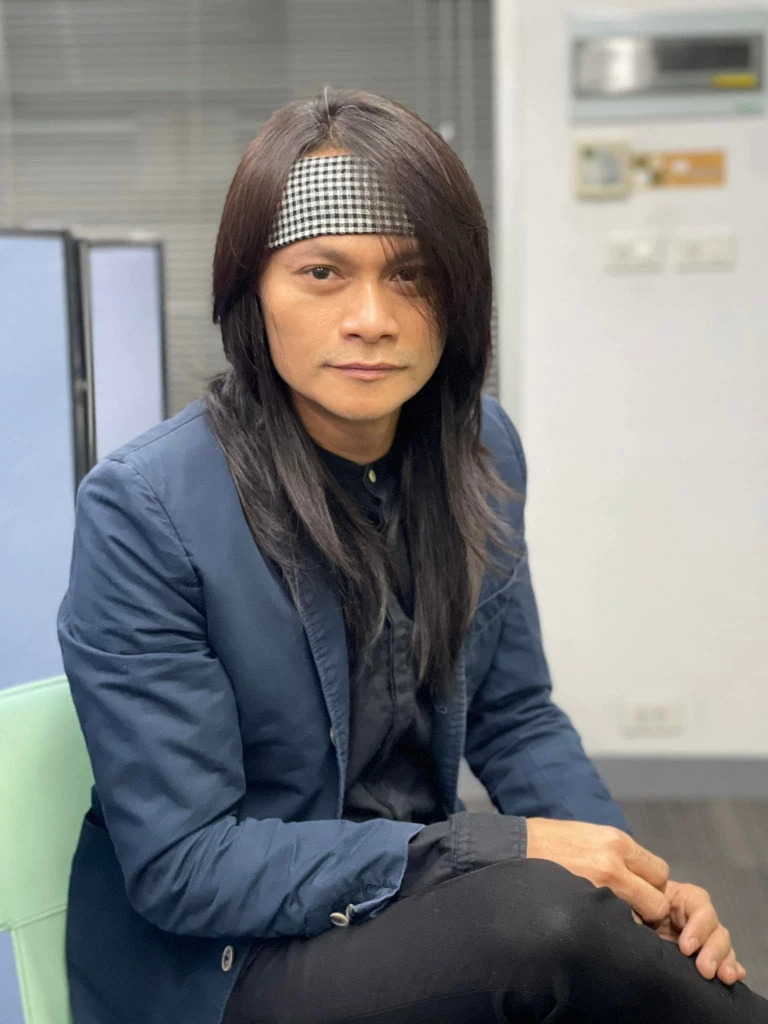
#> input picture images/peesaderd.jpg, 768 x 1024 px, found by its file name
$ python lab2-1-2.py
#> lines starting #> are read from the running program, lines starting #| are printed output that depends on the picture
import cv2
import numpy as np
import matplotlib.pyplot as plt

image= cv2.imread(".images/peesaderd.jpg")
#> image is the input picture: shape (1024, 768, 3); mean B, G, R 127, 126.6, 125.8

file_path = 'lab2-1-2.mp4'
fps = 5
frame_size = (768, 1024)
fourcc = cv2.VideoWriter_fourcc(*'MP4V')
writer = cv2.VideoWriter(file_path, fourcc, fps, frame_size)

y = [round(x/11,2) if x < 11 else x/10 for x in range(1,21)]
height, width, channels = image.shape
#> height = 1024; width = 768; channels = 3

for i in y:
    adjusted_image = image.astype(float)
    adjusted_image **= i

    # Manually limit pixel values to [0, 255]
    adjusted_image[adjusted_image < 0] = 0
    adjusted_image[adjusted_image > 255] = 255

    adjusted_image = adjusted_image.astype(np.uint8)

    writer.write(adjusted_image)
#> this loop made 20 passes
#> pass 1, `adjusted_image **= i`:
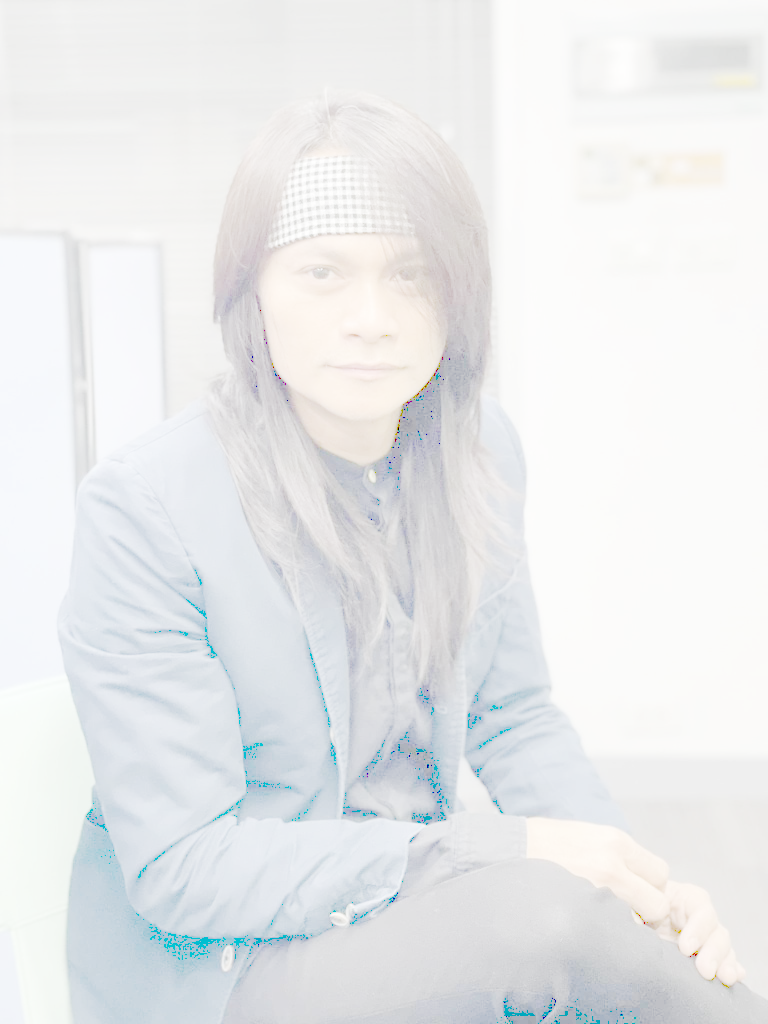
#> adjusted_image: shape (1024, 768, 3) float64; mean B, G, R 1.53, 1.52, 1.51; drawn with min black and max white
#> pass 1, `adjusted_image = adjusted_image.astype(np.uint8)`:
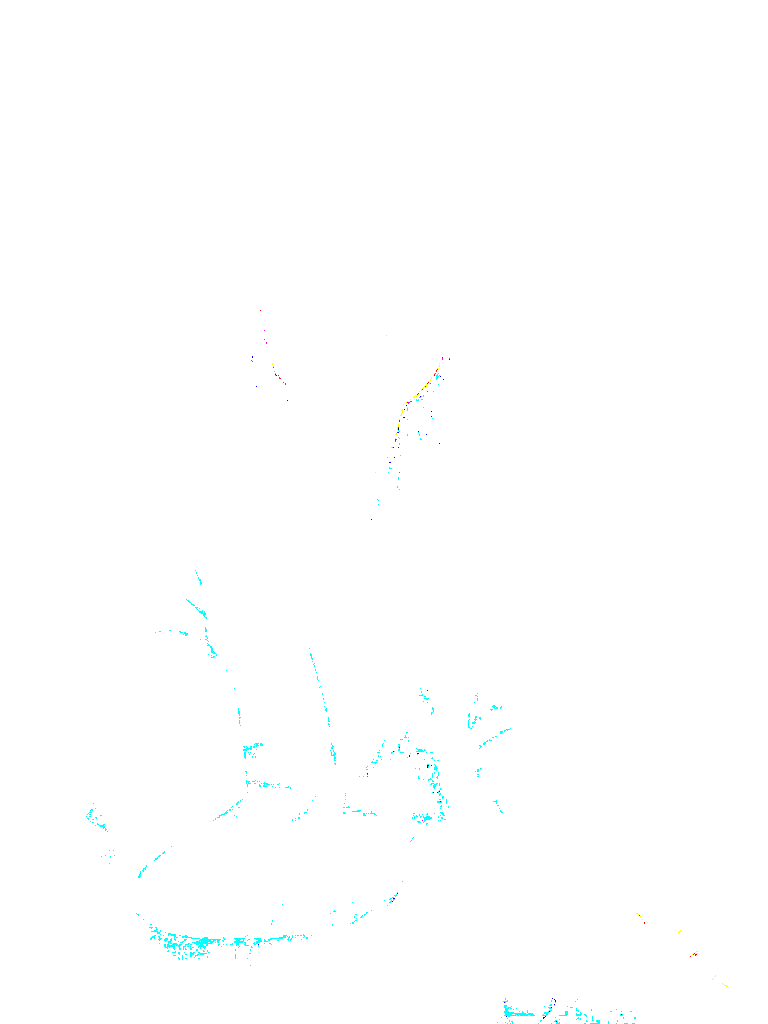
#> adjusted_image: shape (1024, 768, 3); mean B, G, R 1, 1, 0.997; drawn with 1 as white
#> pass 2, `adjusted_image **= i`:
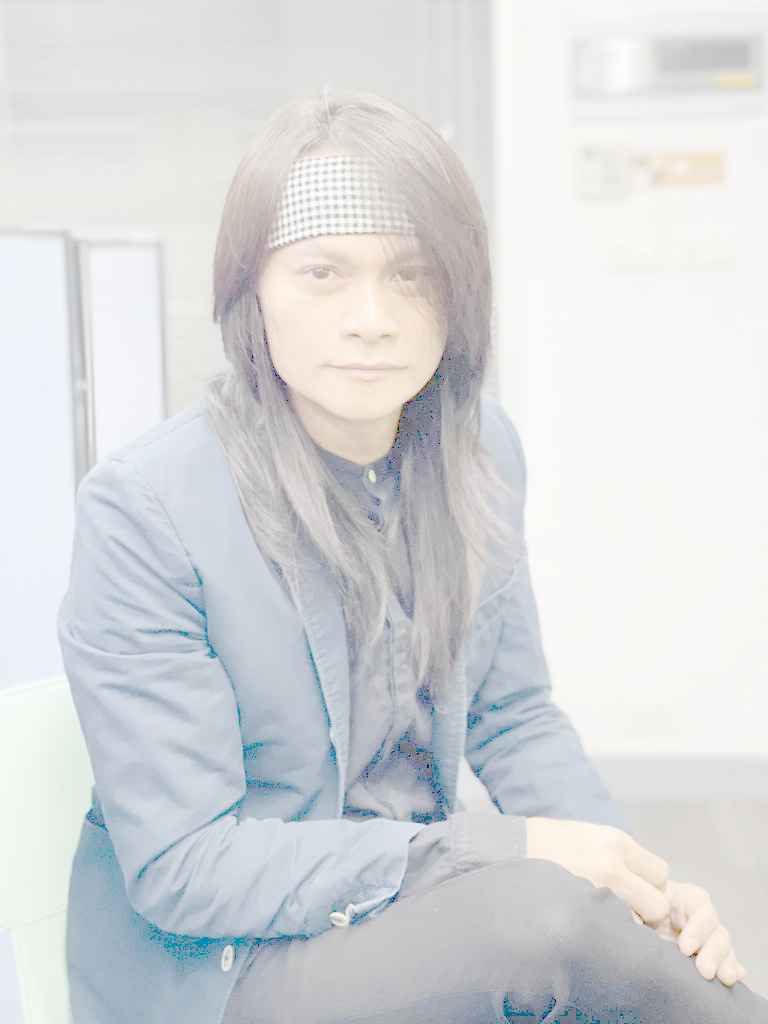
#> adjusted_image: shape (1024, 768, 3) float64; mean B, G, R 2.33, 2.32, 2.29; drawn with min black and max white
#> after the loop:
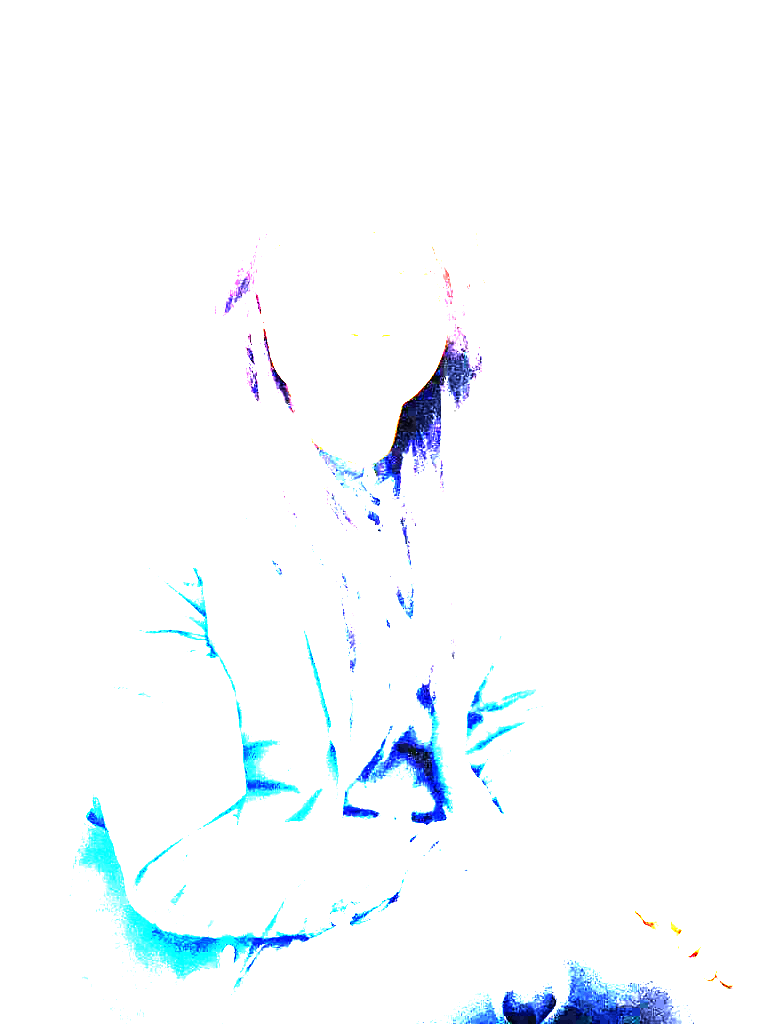
#> adjusted_image: shape (1024, 768, 3); mean B, G, R 253.6, 250.8, 247.1

writer.release()

$ run again, with images/maithai.jpg copied over images/peesaderd.jpg
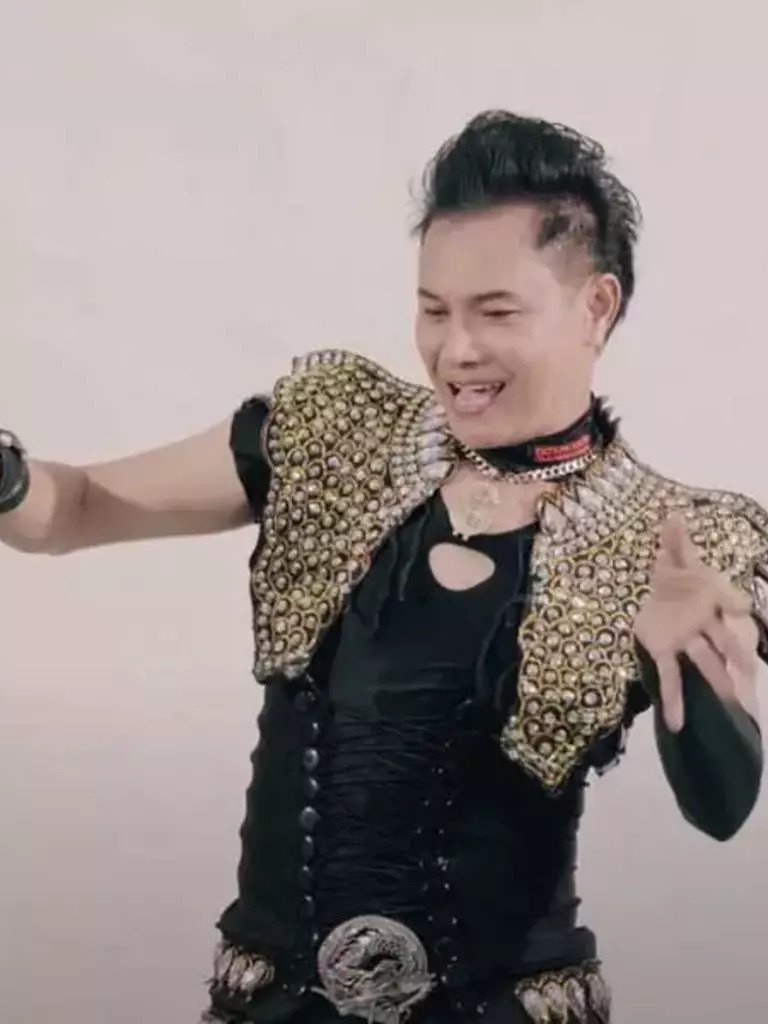
#> input picture images/maithai.jpg, 768 x 1024 px, found by its file name
#> image is the input picture: shape (1024, 768, 3); mean B, G, R 139.1, 141.1, 152.4
#> the loop `for i in y:` made 20 passes
#> pass 1, `adjusted_image **= i`:
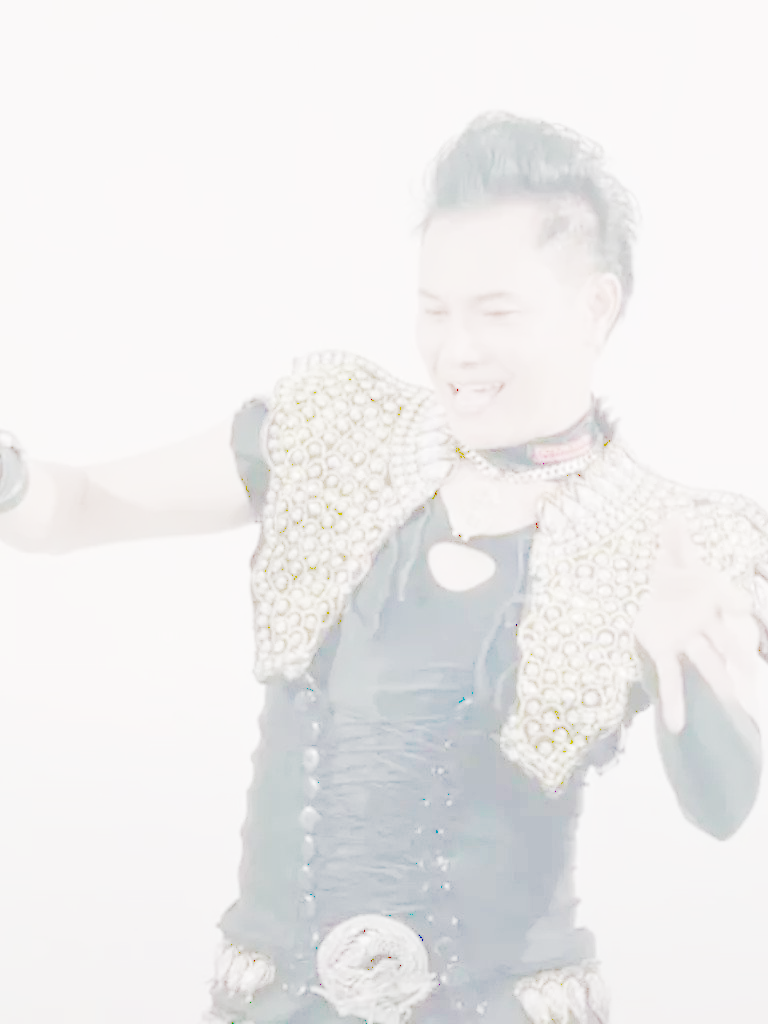
#> adjusted_image: shape (1024, 768, 3) float64; mean B, G, R 1.53, 1.53, 1.54; drawn with min black and max white
#> after the loop `for i in y:`:
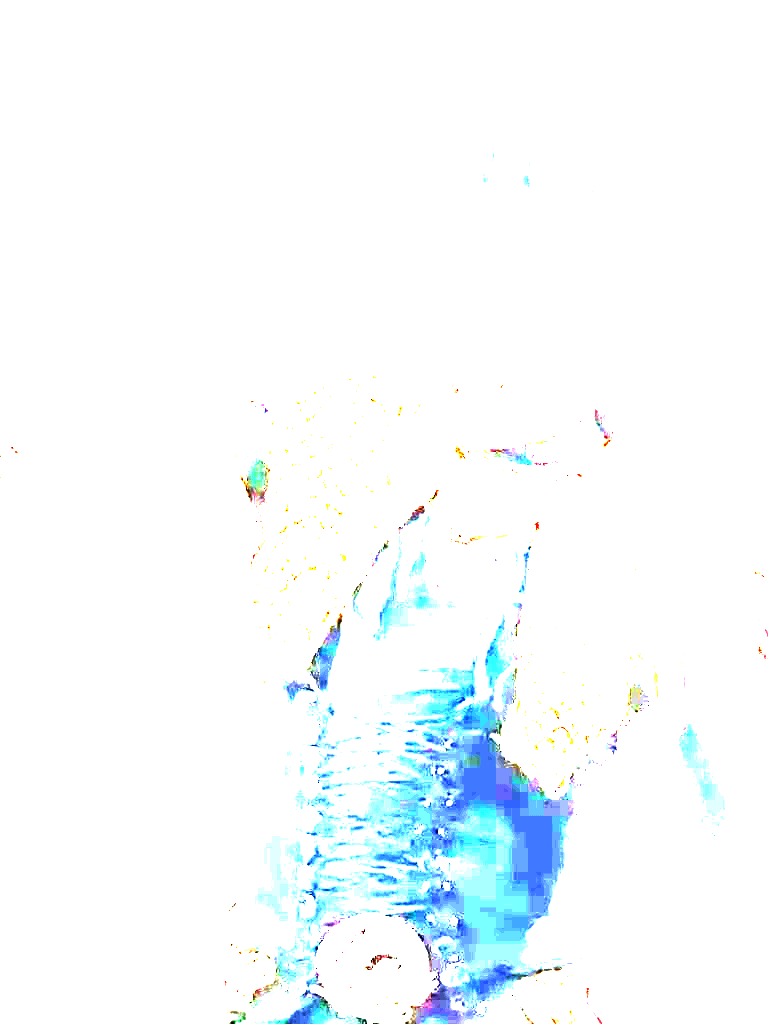
#> adjusted_image: shape (1024, 768, 3); mean B, G, R 253.9, 251.5, 245.8

$ run again, with images/jarnkai.jpeg copied over images/peesaderd.jpg
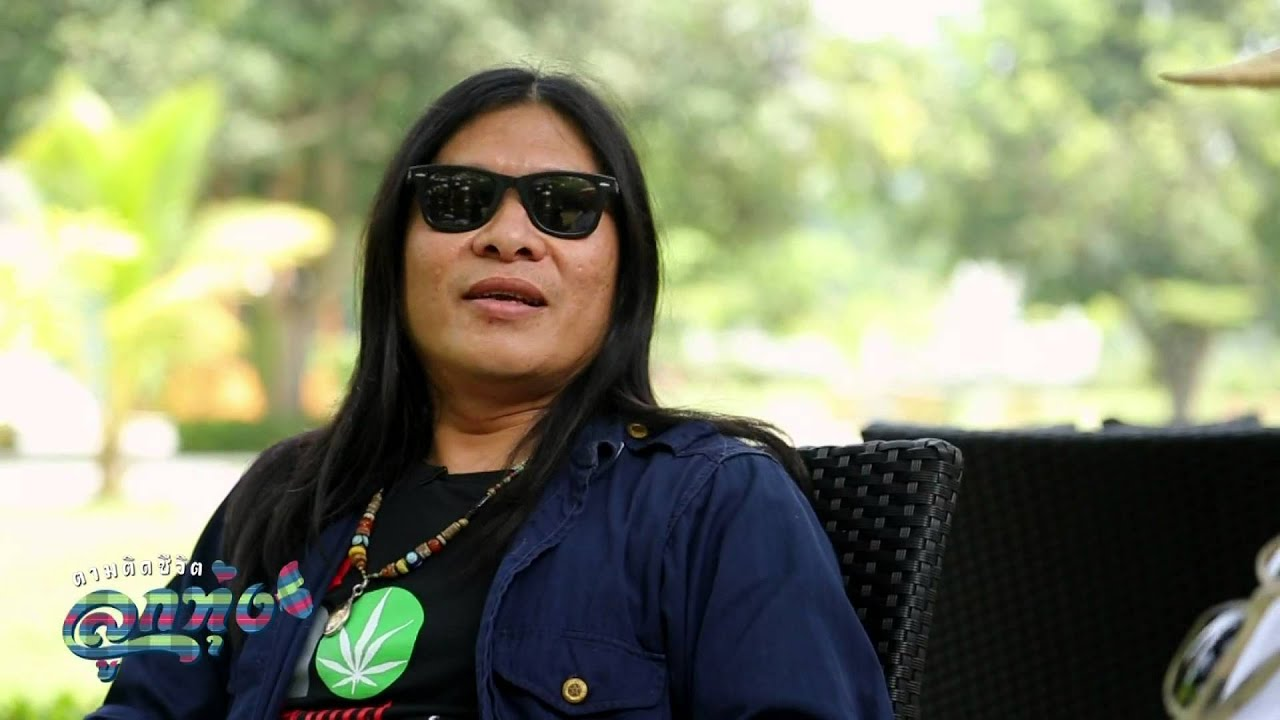
#> input picture images/jarnkai.jpeg, 1280 x 720 px, found by its file name
#> image is the input picture: shape (720, 1280, 3); mean B, G, R 106.2, 134.3, 129.4
#> the loop `for i in y:` made 20 passes
#> pass 1, `adjusted_image **= i`:
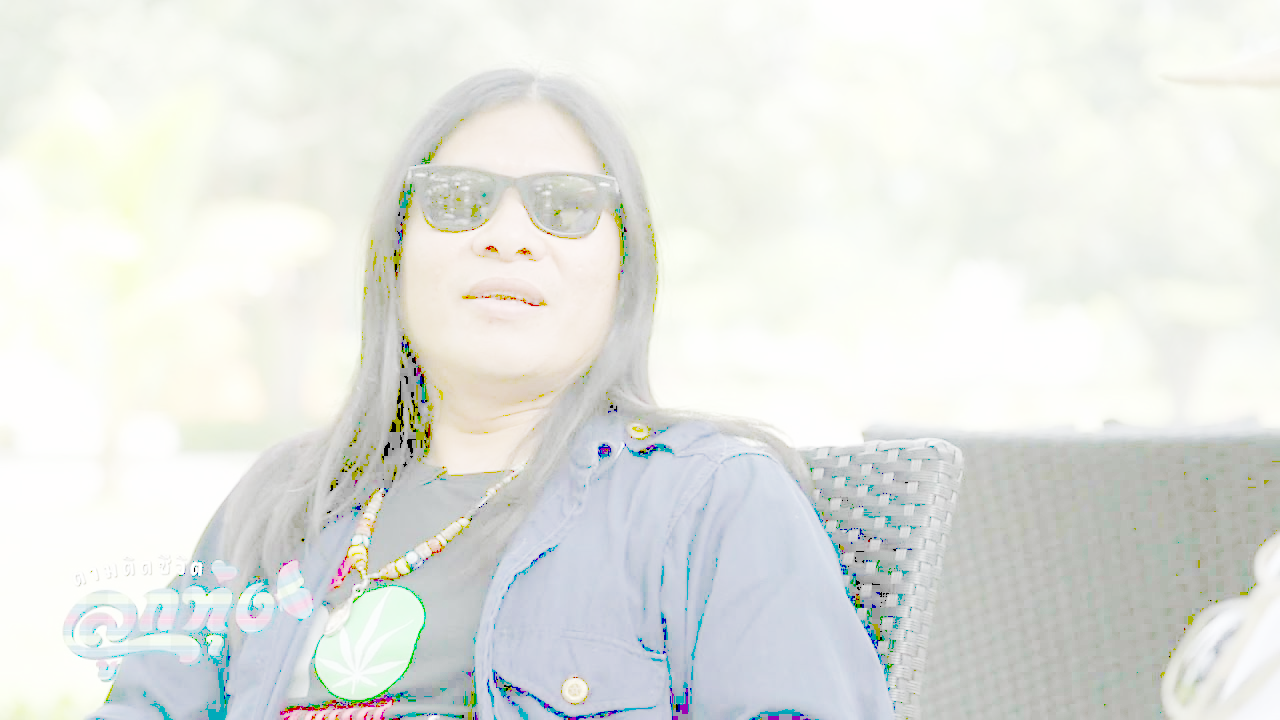
#> adjusted_image: shape (720, 1280, 3) float64; mean B, G, R 1.46, 1.49, 1.47; drawn with min black and max white
#> after the loop `for i in y:`:
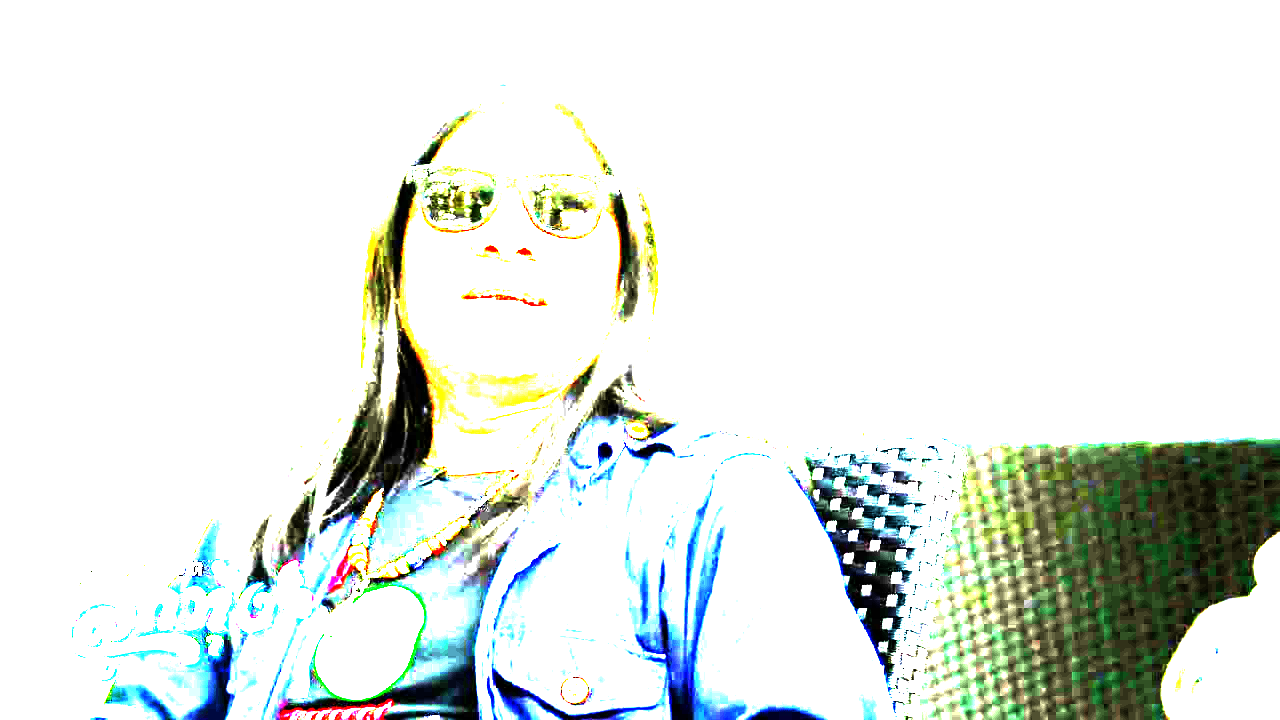
#> adjusted_image: shape (720, 1280, 3); mean B, G, R 226.6, 231.4, 226
